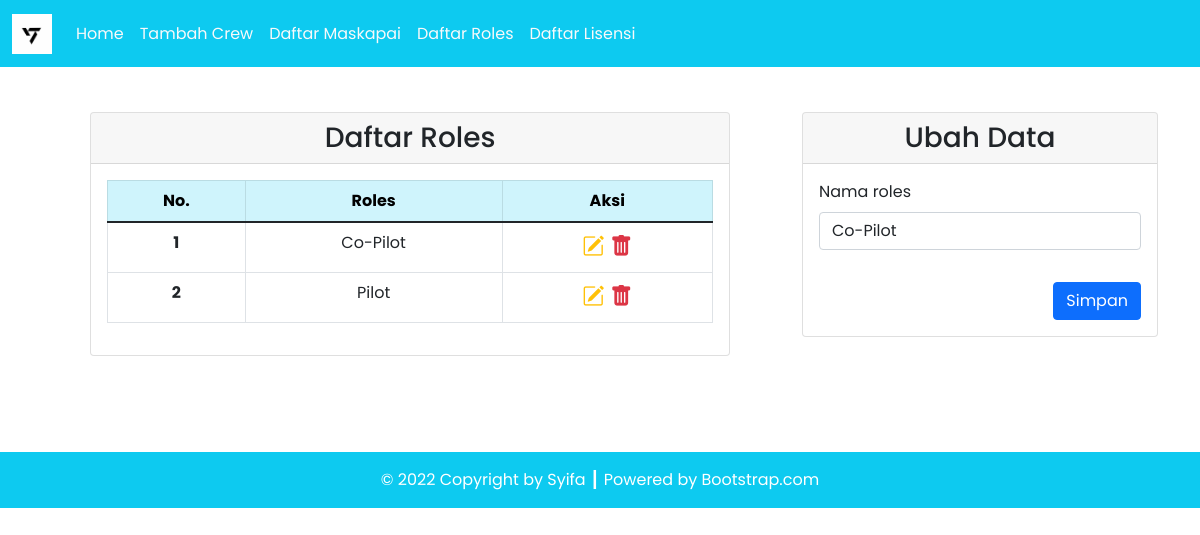
Screenshot of /penerbangan/roles.php?id=2 with the database file from the repository.
### tables this page shows
CREATE TABLE `roles` (
  `roles_id` int(11) NOT NULL,
  `roles_nama` varchar(100) DEFAULT NULL
);

### penerbangan/config/db.php (called while the page is built)
<?php
$DB_HOST = "localhost";
$DB_USERNAME = "root";
$DB_PASSWORD = "";
$DB_NAME = "db_penerbangan";
?>

### penerbangan/classes/DB.php (called while the page is built, shortened)
<?php
class DB
{
    private $hostname;
    private $username;
    private $password;
    private $dbname;
    private $conn;
    private $result;
    function __construct($hostname, $username, $password, $dbname)
    {
        $this->hostname = $hostname;
        $this->username = $username;
        $this->password = $password;
        $this->dbname = $dbname;
    }
    function open()
    {
        $this->conn = mysqli_connect($this->hostname, $this->username, $this->password, $this->dbname);
    }
    function execute($query)
    {
        $this->result = mysqli_query($this->conn, $query);
    }
    function getResult()
    {
        return mysqli_fetch_array($this->result);
    }
}

### penerbangan/classes/Roles.php (called while the page is built, shortened)
<?php
class Roles extends DB
{
    function getRoles()
    {
        $query = "SELECT * FROM roles ORDER BY roles_nama ASC";
        return $this->execute($query);
    }
    function getRolesById($id)
    {
        $query = "SELECT * FROM roles WHERE roles_id=$id";
        return $this->execute($query);
    }
}

### penerbangan/roles.php (the view, shortened to what this page needs)
<?php
include('config/db.php');
include('classes/DB.php');
include('classes/Roles.php');
include('classes/Template.php');
$roles = new Roles($DB_HOST, $DB_USERNAME, $DB_PASSWORD, $DB_NAME);
$roles->open();
$roles->getRoles();
$header = '<tr>
<th scope="row">No.</th>
<th scope="row">Roles</th>
<th scope="row">Aksi</th>
</tr>';
$data = null;
$no = 1;
while ($rls = $roles->getResult()) {
    $data .= '<tr>
    <th scope="row">' . $no . '</th>
    <td>' . $rls['roles_nama'] . '</td>
    <td style="font-size: 22px;">
        <a href="roles.php?id=' . $rls['roles_id'] . '" title="Edit Data"><i class="bi bi-pencil-square text-warning"></i></a>&nbsp;<a href="roles.php?hapus=' . $rls['roles_id'] . '" title="Delete Data"><i class="bi bi-trash-fill text-danger"></i></a>
        </td>
    </tr>';
    $no++;
}
if (isset($_GET['id'])) {
    $id = $_GET['id'];
    if ($id > 0) {
        $roles->getRolesById($id);
    }
}

### penerbangan/classes/Template.php (shortened to what this page needs)
<?php
class Template
{
    var $content = '';
    function __construct($filename = '')
    {
        $this->content = implode('', @file($filename));
    }
    function clear()
    {
        $this->content = preg_replace("/DATA_[A-Z|_|0-9]+/", "", $this->content);
    }
    function write()
    {
        print $this->content;
    }
    function replace($old = '', $new = '')
    {
        if (is_int($new)) {
            $value = sprintf("%d", $new);
        } elseif (is_float($new)) {
            $value = sprintf("%f", $new);
        } elseif (is_array($new)) {
            $value = '';
            foreach ($new as $item) {
                $value .= $item . ' ';
            }
        } else {
            $value = $new;
        }
        $this->content = preg_replace("/$old/", $value, $this->content);
    }
}

### rows the page displays
roles: roles_nama (picture), roles_nama "Co-Pilot"
roles: roles_nama "Pilot"
